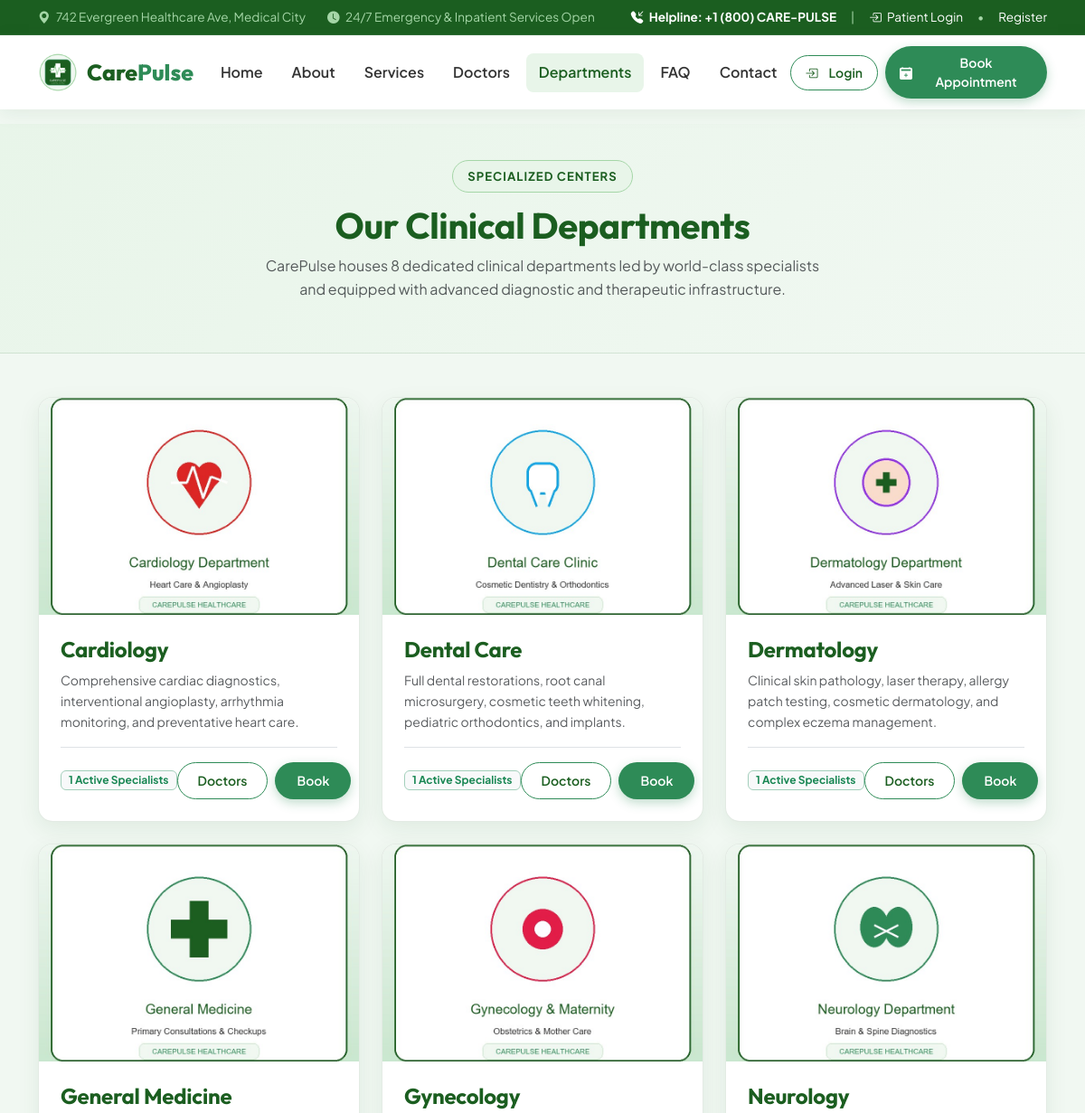
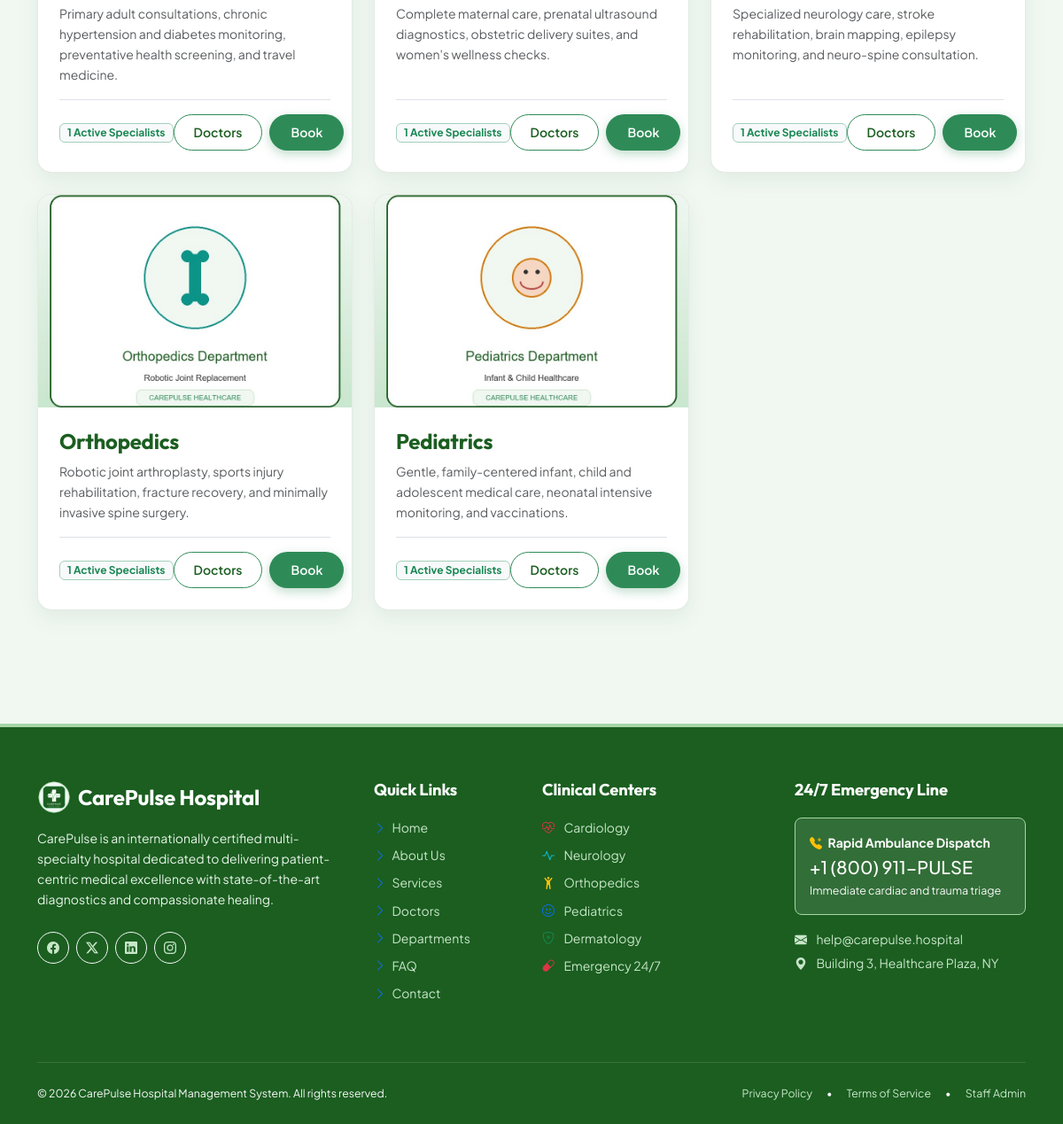
Screenshot of /departments/ with the database file from the repository (2 pictures, top to bottom).
### hospital_app/models.py (models this page shows, shortened)
class Department(models.Model):
    name = models.CharField(max_length=150, unique=True)
    description = models.TextField()
    image = models.CharField(
        max_length=255,
        default="hospital_app/images/cardiology.jpg",
        help_text="Path to static image e.g. hospital_app/images/cardiology.jpg"
    )
    class Meta:
        ordering = ['name']
    @property
    def doctor_count(self):
        return self.doctors.count()

### hospital_app/views.py (the view)
# urls.py: path('departments/', views.departments, name='departments'),
def departments(request):
    all_departments = Department.objects.all()
    return render(request, 'hospital_app/departments.html', {
        'departments': all_departments,
    })

### hospital_app/templates/hospital_app/departments.html (shortened to what this page needs)
{% extends 'hospital_app/base.html' %}
{% load static %}
{% block page_css %}
<link rel="stylesheet" href="{% static 'hospital_app/css/departments.css' %}">
{% endblock %}
{% block content %}
<div class="dept-header-strip text-center">
    <div class="container">
        <span class="badge-green-pill">Specialized Centers</span>
        <h1 class="fw-bold mb-2">Our Clinical Departments</h1>
        <p class="text-muted mx-auto" style="max-width: 620px;">
            CarePulse houses 8 dedicated clinical departments led by world-class specialists and equipped with advanced diagnostic and therapeutic infrastructure.
        </p>
    </div>
</div>
<div class="container py-5">
    <div class="row g-4">
        {% for dept in departments %}
            <div class="col-lg-4 col-md-6">
                <div class="hospital-card">
                    <img src="{% static dept.image %}" alt="{{ dept.name }}" class="dept-card-img">
                    <div class="p-4 d-flex flex-column flex-grow-1">
                        <h4 class="fw-bold mb-2">{{ dept.name }}</h4>
                        <p class="small text-muted flex-grow-1">{{ dept.description }}</p>
                        <div class="d-flex align-items-center justify-content-between pt-3 border-top mt-auto">
                            <span class="badge bg-light text-success border border-success-subtle px-2 py-1 small">
                                {{ dept.doctor_count }} Active Specialists
                            </span>
                            <div class="d-flex gap-2">
                                <a href="{% url 'doctors' %}?department={{ dept.id }}" class="btn btn-sm btn-outline-green rounded-pill">
                                    Doctors
                                </a>
                                <a href="{% url 'appointment' %}?department={{ dept.id }}" class="btn btn-sm btn-primary-green rounded-pill">
                                    Book
                                </a>
                            </div>
                        </div>
                    </div>
                </div>
            </div>
        {% endfor %}
    </div>
</div>
{% endblock %}

### hospital_app/static/hospital_app/css/style.css (style rules this page uses)
:root { --primary-color: #A5D6A7; --secondary-color: #FFFFFF; --bg-light: #F1F8F2; --dark-green: #1B5E20; --btn-green: #2E8B57; --btn-green-hover: #226b42; --text-dark: #333333; --text-muted: #666666; --border-color: rgba(27, 94, 32, 0.12); --card-shadow: 0 8px 24px rgba(27, 94, 32, 0.08); --card-hover-shadow: 0 16px 32px rgba(27, 94, 32, 0.14); --radius-sm: 8px; --radius-md: 16px; --radius-lg: 24px; }
body { font-family: 'Plus Jakarta Sans', sans-serif; background-color: var(--bg-light); color: var(--text-dark); line-height: 1.65; overflow-x: hidden; }
h1, h2, h3, h4, h5, h6 { font-family: 'Outfit', sans-serif; color: var(--dark-green); font-weight: 700; letter-spacing: -0.01em; }
a { color: var(--btn-green); text-decoration: none; transition: all 0.2s ease; }
.btn-primary-green { background-color: var(--btn-green); color: #FFFFFF; border: none; font-weight: 600; padding: 10px 24px; border-radius: 9999px; box-shadow: 0 4px 12px rgba(46, 139, 87, 0.3); display: inline-flex; align-items: center; gap: 8px; transition: all 0.25s ease; }
.btn-outline-green { background-color: #FFFFFF; color: var(--dark-green); border: 1.5px solid var(--btn-green); font-weight: 600; padding: 9px 22px; border-radius: 9999px; display: inline-flex; align-items: center; gap: 8px; transition: all 0.25s ease; }
.badge-green-pill { display: inline-block; background-color: #E8F5E9; color: var(--dark-green); font-size: 0.82rem; font-weight: 700; text-transform: uppercase; letter-spacing: 0.08em; padding: 6px 16px; border-radius: 9999px; border: 1px solid var(--primary-color); margin-bottom: 12px; }
.hospital-card { background-color: #FFFFFF; border: 1px solid var(--border-color); border-radius: var(--radius-md); box-shadow: var(--card-shadow); transition: all 0.3s ease; overflow: hidden; height: 100%; display: flex; flex-direction: column; }

### hospital_app/static/hospital_app/css/departments.css (style rules this page uses)
.dept-card-img { height: 240px; width: 100%; object-fit: cover; transition: transform 0.4s ease; }
.dept-header-strip { background: linear-gradient(135deg, #E8F5E9 0%, #F1F8F2 100%); padding: 40px 0; border-bottom: 1px solid var(--border-color); }

### rows the page displays
Department: image (picture), name "Cardiology", description "Comprehensive cardiac diagnostics, interventional angioplasty, arrhythmia monitoring, and preventative heart care.", doctor_count "1"
Department: image (picture), name "Dental Care", description "Full dental restorations, root canal microsurgery, cosmetic teeth whitening, pediatric orthodontics, and implants.", doctor_count "1"
Department: image (picture), name "Dermatology", description "Clinical skin pathology, laser therapy, allergy patch testing, cosmetic dermatology, and complex eczema management.", doctor_count "1"
Department: image (picture), name "General Medicine", description "Primary adult consultations, chronic hypertension and diabetes monitoring, preventative health screening, and travel medicine.", doctor_count "1"
Department: image (picture), name "Gynecology", description "Complete maternal care, prenatal ultrasound diagnostics, obstetric delivery suites, and women's wellness checks.", doctor_count "1"
Department: image (picture), name "Neurology", description "Specialized neurology care, stroke rehabilitation, brain mapping, epilepsy monitoring, and neuro-spine consultation.", doctor_count "1"
Department: image (picture), name "Orthopedics", description "Robotic joint arthroplasty, sports injury rehabilitation, fracture recovery, and minimally invasive spine surgery.", doctor_count "1"
Department: image (picture), name "Pediatrics", description "Gentle, family-centered infant, child and adolescent medical care, neonatal intensive monitoring, and vaccinations.", doctor_count "1"
